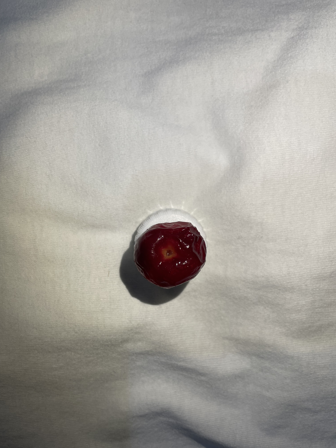
#> input picture original_dataset/0-01-V1-W.png, 336 x 448 px; its folder holds only this picture in this run
$ jupyter execute --allow-errors bbox_compare.ipynb   (shell and % lines are left out)
#> lines starting #> are read from the running program, lines starting #| are printed output that depends on the picture; after the words box and inside, x2 and y2 are one past the last pixel; in counts of white or black regions, pixels touching at a corner belong together
# Comparative Analysis of Bounding Boxes for Each Fruit Class

The objective is to visualize and compare, for an example of each fruit class, the two methods of generating a bounding box:

1.  **Bounding Box from Manual Annotation (XML):** Loads the exact coordinates that were manually annotated (the location Ground Truth).
2.  **Bounding Box from Segmentation Mask:** Loads the segmentation mask and algorithmically calculates the smallest rectangle that encloses the object.

This comparison allows us to visually assess the accuracy of the bounding box generated from the mask across our entire dataset.

[cell 1]
# Import Libraries and Configure Paths

import cv2
import numpy as np
import os
import glob
from collections import defaultdict
import xml.etree.ElementTree as ET
import matplotlib.pyplot as plt
from IPython.display import display

# Configure Matplotlib to display plots inline within the notebook

# --- PROJECT PATHS AND DATA CONFIGURATION ---
ORIGINAL_IMAGES_FOLDER = 'original_dataset'
XML_ANNOTATIONS_PATH = 'bbox_annotations.xml'
MASKS_FOLDER = 'ground_truth'

# Mapping from Class ID to fruit name
CLASS_ID_MAPPING = {
    '0': "acerola", '1': "lemon", '2': "cherry_tomato", '3': "khaki",
    '4': "banana", '5': "lime", '6': "clove_lemon", '7': "avocado",
    '8': "bergamot", '9': "pear"
}

### Helper Functions

Here we define the functions that will process the files. One function reads the data from the XML file, and the other calculates the bounding box from a mask image.

[cell 2]
# Definition of Helper Functions

def load_annotation_from_xml(xml_path, image_name):
    """Reads a CVAT XML file and finds the annotation for a specific image."""
    try:
        tree = ET.parse(xml_path)
        root = tree.getroot()
        for image_tag in root.findall(f".//image[@name='{image_name}']"):
            box_tag = image_tag.find('box')
            if box_tag is not None:
                label = box_tag.get('label')
                xtl = int(float(box_tag.get('xtl')))
                ytl = int(float(box_tag.get('ytl')))
                xbr = int(float(box_tag.get('xbr')))
                ybr = int(float(box_tag.get('ybr')))
                # Returns (label, (x, y, w, h))
                return label, (xtl, ytl, xbr - xtl, ybr - ytl)
    except Exception as e:
        print(f"Error reading XML: {e}")
    return None, None

def generate_bbox_from_mask(mask):
    """Calculates the Bounding Box from a segmentation mask."""
    if mask is None: return None
    contours, _ = cv2.findContours(mask, cv2.RETR_EXTERNAL, cv2.CHAIN_APPROX_SIMPLE)
    if len(contours) > 0:
        largest_contour = max(contours, key=cv2.contourArea)
        # Returns (x, y, w, h)
        return cv2.boundingRect(largest_contour)
    return None

### Processing and Visualization of an Example
Now, let's choose an example image and apply the two methods. The result of each method will be drawn on a copy of the original image so we can compare them visually.

- The green box represents the manual annotation from the XML file.

- The blue box represents the annotation calculated from the segmentation mask.

[cell 3]
# Main Batch Processing and Visualization Logic

# 1. Group all images by class
images_by_class = defaultdict(list)
all_files = glob.glob(os.path.join(ORIGINAL_IMAGES_FOLDER, '*.png'))
for img_path in all_files:
    class_id = os.path.basename(img_path).split('-')[0]
    if class_id in CLASS_ID_MAPPING:
        images_by_class[class_id].append(img_path)

# 2. Create a list with one example from each class
example_list = []
# We use sorted to maintain a consistent order
for class_id in sorted(CLASS_ID_MAPPING.keys()):
    if images_by_class[class_id]:
        example_list.append(images_by_class[class_id][0])
#> further down, original_image is the input picture: shape (448, 336, 3); mean B, G, R 153.5, 159.9, 162.9

print(f"Found {len(example_list)} examples for visualization (one per class).\n")

# 3. Main loop to process and display each example
#> (the rest of this cell did not finish here and is left out)

#> (reads docs/bbox_annotations.xml from the repository)
#> `cv2.putText(image_with_xml_bbox, f"{label_from_xml} (XML)", (x, y - 10..`:
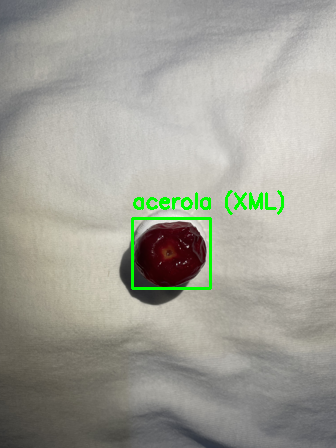
#> image_with_xml_bbox: shape (448, 336, 3); mean B, G, R 151.3, 161, 160.6
    if bbox_from_xml:
        (x, y, w, h) = bbox_from_xml
        # Draw the XML box (Ground Truth) in GREEN
        cv2.rectangle(image_with_xml_bbox, (x, y), (x + w, y + h), (0, 255, 0), 2)
        cv2.putText(image_with_xml_bbox, f"{label_from_xml} (XML)", (x, y - 10), cv2.FONT_HERSHEY_SIMPLEX, 0.7, (0, 255, 0), 2)

    # Process 2: Generate the image with the BBox from the Mask
    image_with_mask_bbox = original_image.copy()
    bbox_from_mask = generate_bbox_from_mask(mask)
#> in generate_bbox_from_mask, `contours, _ = cv2.findContours(mask, cv2.RETR_EXTERNAL, cv2.CHAIN_APPR..`: contours = [[[0, 0], [0, 447], [335, 447], [335, 0]]]
#> in generate_bbox_from_mask, `largest_contour = max(contours, key=cv2.contourArea)`: largest_contour = [[0, 0], [0, 447], [335, 447], [335, 0]]
#> `bbox_from_mask = generate_bbox_from_mask(mask)`: bbox_from_mask = (0, 0, 336, 448)
#> `(x, y, w, h) = bbox_from_mask`: x = 0; w = 336; h = 448
#> `cv2.rectangle(image_with_mask_bbox, (x, y), (x + w, y + h), (255, 0, 0..`:
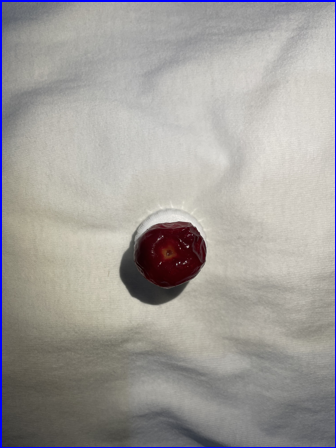
#> image_with_mask_bbox: shape (448, 336, 3); 1.56% of pixels changed, all inside (x1, y1, x2, y2) = (0, 0, 336, 448)
    if bbox_from_mask:
        (x, y, w, h) = bbox_from_mask
        # Draw the Mask-generated box in BLUE
        cv2.rectangle(image_with_mask_bbox, (x, y), (x + w, y + h), (255, 0, 0), 2)
        # Get the label from the filename
        class_id = example_filename.split('-')[0]
        label_from_mask = CLASS_ID_MAPPING.get(class_id, "Unknown")
        cv2.putText(image_with_mask_bbox, f"{label_from_mask} (Mask)", (x, y - 10), cv2.FONT_HERSHEY_SIMPLEX, 0.7, (255, 0, 0), 2)

    # Convert from BGR (OpenCV) to RGB (Matplotlib) for correct display
    image_rgb = cv2.cvtColor(original_image, cv2.COLOR_BGR2RGB)
    image_with_xml_bbox_rgb = cv2.cvtColor(image_with_xml_bbox, cv2.COLOR_BGR2RGB)
    image_with_mask_bbox_rgb = cv2.cvtColor(image_with_mask_bbox, cv2.COLOR_BGR2RGB)

    # Create the figure and axes for the plot
    fig, ax = plt.subplots(1, 3, figsize=(18, 6))
    fig.suptitle(f"Comparison for: {example_filename}", fontsize=16)

    ax[0].imshow(image_rgb)
    ax[0].set_title("Original Image")
    ax[0].axis('off')

    ax[1].imshow(image_with_xml_bbox_rgb)
    ax[1].set_title("BBox from Annotation (XML)")
    ax[1].axis('off')

    ax[2].imshow(image_with_mask_bbox_rgb)
    ax[2].set_title("BBox Generated from Mask")
    ax[2].axis('off')

    display(fig)
    plt.close(fig)
